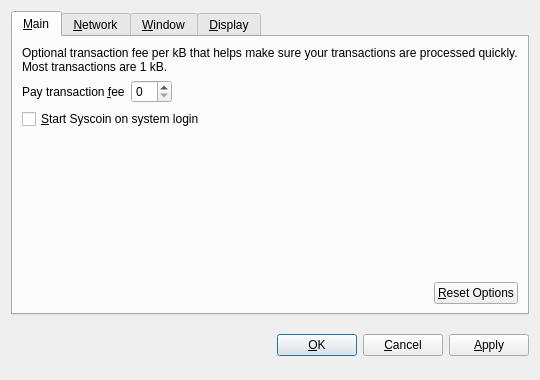
<?xml version="1.0" encoding="UTF-8"?>
<ui version="4.0">
 <class>OptionsDialog</class>
 <widget class="QDialog" name="OptionsDialog">
  <property name="geometry">
   <rect>
    <x>0</x>
    <y>0</y>
    <width>540</width>
    <height>380</height>
   </rect>
  </property>
  <property name="windowTitle">
   <string>Options</string>
  </property>
  <property name="modal">
   <bool>true</bool>
  </property>
  <layout class="QVBoxLayout" name="verticalLayout">
   <item>
    <widget class="QTabWidget" name="tabWidget">
     <property name="tabPosition">
      <enum>QTabWidget::North</enum>
     </property>
     <property name="currentIndex">
      <number>0</number>
     </property>
     <widget class="QWidget" name="tabMain">
      <attribute name="title">
       <string>&amp;Main</string>
      </attribute>
      <layout class="QVBoxLayout" name="verticalLayout_Main">
       <item>
        <widget class="QLabel" name="transactionFeeInfoLabel">
         <property name="text">
          <string>Optional transaction fee per kB that helps make sure your transactions are processed quickly. Most transactions are 1 kB.</string>
         </property>
         <property name="textFormat">
          <enum>Qt::PlainText</enum>
         </property>
         <property name="wordWrap">
          <bool>true</bool>
         </property>
        </widget>
       </item>
       <item>
        <layout class="QHBoxLayout" name="horizontalLayout_1_Main">
         <item>
          <widget class="QLabel" name="transactionFeeLabel">
           <property name="text">
            <string>Pay transaction &amp;fee</string>
           </property>
           <property name="textFormat">
            <enum>Qt::PlainText</enum>
           </property>
           <property name="buddy">
            <cstring>transactionFee</cstring>
           </property>
          </widget>
         </item>
         <item>
          <widget class="BitcoinAmountField" name="transactionFee"/>
         </item>
         <item>
          <spacer name="horizontalSpacer_1_Main">
           <property name="orientation">
            <enum>Qt::Horizontal</enum>
           </property>
           <property name="sizeHint" stdset="0">
            <size>
             <width>40</width>
             <height>20</height>
            </size>
           </property>
          </spacer>
         </item>
        </layout>
       </item>
       <item>
        <widget class="QCheckBox" name="bitcoinAtStartup">
         <property name="toolTip">
          <string>Automatically start Syscoin after logging in to the system.</string>
         </property>
         <property name="text">
          <string>&amp;Start Syscoin on system login</string>
         </property>
        </widget>
       </item>
       <item>
        <spacer name="verticalSpacer_Main">
         <property name="orientation">
          <enum>Qt::Vertical</enum>
         </property>
         <property name="sizeHint" stdset="0">
          <size>
           <width>20</width>
           <height>40</height>
          </size>
         </property>
        </spacer>
       </item>
       <item>
        <layout class="QHBoxLayout" name="horizontalLayout_2_Main">
         <item>
          <spacer name="horizontalSpacer_2_Main">
           <property name="orientation">
            <enum>Qt::Horizontal</enum>
           </property>
           <property name="sizeHint" stdset="0">
            <size>
             <width>40</width>
             <height>20</height>
            </size>
           </property>
          </spacer>
         </item>
         <item>
          <widget class="QPushButton" name="resetButton">
           <property name="toolTip">
            <string>Reset all client options to default.</string>
           </property>
           <property name="text">
            <string>&amp;Reset Options</string>
           </property>
           <property name="autoDefault">
            <bool>false</bool>
           </property>
          </widget>
         </item>
        </layout>
       </item>
      </layout>
     </widget>
     <widget class="QWidget" name="tabNetwork">
      <attribute name="title">
       <string>&amp;Network</string>
      </attribute>
      <layout class="QVBoxLayout" name="verticalLayout_Network">
       <item>
        <widget class="QCheckBox" name="mapPortUpnp">
         <property name="toolTip">
          <string>Automatically open the Syscoin client port on the router. This only works when your router supports UPnP and it is enabled.</string>
         </property>
         <property name="text">
          <string>Map port using &amp;UPnP</string>
         </property>
        </widget>
       </item>
       <item>
        <widget class="QCheckBox" name="connectSocks">
         <property name="toolTip">
          <string>Connect to the Syscoin network through a SOCKS proxy (e.g. when connecting through Tor).</string>
         </property>
         <property name="text">
          <string>&amp;Connect through SOCKS proxy:</string>
         </property>
        </widget>
       </item>
       <item>
        <layout class="QHBoxLayout" name="horizontalLayout_Network">
         <item>
          <widget class="QLabel" name="proxyIpLabel">
           <property name="text">
            <string>Proxy &amp;IP:</string>
           </property>
           <property name="textFormat">
            <enum>Qt::PlainText</enum>
           </property>
           <property name="buddy">
            <cstring>proxyIp</cstring>
           </property>
          </widget>
         </item>
         <item>
          <widget class="QValidatedLineEdit" name="proxyIp">
           <property name="maximumSize">
            <size>
             <width>140</width>
             <height>16777215</height>
            </size>
           </property>
           <property name="toolTip">
            <string>IP address of the proxy (e.g. 127.0.0.1)</string>
           </property>
          </widget>
         </item>
         <item>
          <widget class="QLabel" name="proxyPortLabel">
           <property name="text">
            <string>&amp;Port:</string>
           </property>
           <property name="textFormat">
            <enum>Qt::PlainText</enum>
           </property>
           <property name="buddy">
            <cstring>proxyPort</cstring>
           </property>
          </widget>
         </item>
         <item>
          <widget class="QLineEdit" name="proxyPort">
           <property name="maximumSize">
            <size>
             <width>55</width>
             <height>16777215</height>
            </size>
           </property>
           <property name="toolTip">
            <string>Port of the proxy (e.g. 9050)</string>
           </property>
          </widget>
         </item>
         <item>
          <widget class="QLabel" name="socksVersionLabel">
           <property name="text">
            <string>SOCKS &amp;Version:</string>
           </property>
           <property name="textFormat">
            <enum>Qt::PlainText</enum>
           </property>
           <property name="buddy">
            <cstring>socksVersion</cstring>
           </property>
          </widget>
         </item>
         <item>
          <widget class="QValueComboBox" name="socksVersion">
           <property name="toolTip">
            <string>SOCKS version of the proxy (e.g. 5)</string>
           </property>
          </widget>
         </item>
         <item>
          <spacer name="horizontalSpacer_Network">
           <property name="orientation">
            <enum>Qt::Horizontal</enum>
           </property>
           <property name="sizeHint" stdset="0">
            <size>
             <width>40</width>
             <height>20</height>
            </size>
           </property>
          </spacer>
         </item>
        </layout>
       </item>
       <item>
        <spacer name="verticalSpacer_Network">
         <property name="orientation">
          <enum>Qt::Vertical</enum>
         </property>
         <property name="sizeHint" stdset="0">
          <size>
           <width>20</width>
           <height>40</height>
          </size>
         </property>
        </spacer>
       </item>
      </layout>
     </widget>
     <widget class="QWidget" name="tabWindow">
      <attribute name="title">
       <string>&amp;Window</string>
      </attribute>
      <layout class="QVBoxLayout" name="verticalLayout_Window">
       <item>
        <widget class="QCheckBox" name="minimizeToTray">
         <property name="toolTip">
          <string>Show only a tray icon after minimizing the window.</string>
         </property>
         <property name="text">
          <string>&amp;Minimize to the tray instead of the taskbar</string>
         </property>
        </widget>
       </item>
       <item>
        <widget class="QCheckBox" name="minimizeOnClose">
         <property name="toolTip">
          <string>Minimize instead of exit the application when the window is closed. When this option is enabled, the application will be closed only after selecting Quit in the menu.</string>
         </property>
         <property name="text">
          <string>M&amp;inimize on close</string>
         </property>
        </widget>
       </item>
       <item>
        <spacer name="verticalSpacer_Window">
         <property name="orientation">
          <enum>Qt::Vertical</enum>
         </property>
         <property name="sizeHint" stdset="0">
          <size>
           <width>20</width>
           <height>40</height>
          </size>
         </property>
        </spacer>
       </item>
      </layout>
     </widget>
     <widget class="QWidget" name="tabDisplay">
      <attribute name="title">
       <string>&amp;Display</string>
      </attribute>
      <layout class="QVBoxLayout" name="verticalLayout_Display">
       <item>
        <layout class="QHBoxLayout" name="horizontalLayout_1_Display">
         <item>
          <widget class="QLabel" name="langLabel">
           <property name="text">
            <string>User Interface &amp;language:</string>
           </property>
           <property name="textFormat">
            <enum>Qt::PlainText</enum>
           </property>
           <property name="buddy">
            <cstring>lang</cstring>
           </property>
          </widget>
         </item>
         <item>
          <widget class="QValueComboBox" name="lang">
           <property name="toolTip">
            <string>The user interface language can be set here. This setting will take effect after restarting Syscoin.</string>
           </property>
          </widget>
         </item>
        </layout>
       </item>
       <item>
        <layout class="QHBoxLayout" name="horizontalLayout_2_Display">
         <item>
          <widget class="QLabel" name="unitLabel">
           <property name="text">
            <string>&amp;Unit to show amounts in:</string>
           </property>
           <property name="textFormat">
            <enum>Qt::PlainText</enum>
           </property>
           <property name="buddy">
            <cstring>unit</cstring>
           </property>
          </widget>
         </item>
         <item>
          <widget class="QValueComboBox" name="unit">
           <property name="toolTip">
            <string>Choose the default subdivision unit to show in the interface and when sending coins.</string>
           </property>
          </widget>
         </item>
        </layout>
       </item>
       <item>
        <widget class="QCheckBox" name="displayAddresses">
         <property name="toolTip">
          <string>Whether to show Syscoin addresses in the transaction list or not.</string>
         </property>
         <property name="text">
          <string>&amp;Display addresses in transaction list</string>
         </property>
        </widget>
       </item>
       <item>
        <widget class="QCheckBox" name="coinControlFeatures">
         <property name="toolTip">
          <string>Whether to show coin control features or not.</string>
         </property>
         <property name="text">
          <string>Display coin &amp;control features (experts only!)</string>
         </property>
        </widget>
       </item>
       <item>
        <spacer name="verticalSpacer_Display">
         <property name="orientation">
          <enum>Qt::Vertical</enum>
         </property>
         <property name="sizeHint" stdset="0">
          <size>
           <width>20</width>
           <height>40</height>
          </size>
         </property>
        </spacer>
       </item>
      </layout>
     </widget>
    </widget>
   </item>
   <item>
    <layout class="QHBoxLayout" name="horizontalLayout_Buttons">
     <item>
      <spacer name="horizontalSpacer_1">
       <property name="orientation">
        <enum>Qt::Horizontal</enum>
       </property>
       <property name="sizeHint" stdset="0">
        <size>
         <width>40</width>
         <height>48</height>
        </size>
       </property>
      </spacer>
     </item>
     <item>
      <widget class="QLabel" name="statusLabel">
       <property name="font">
        <font>
         <weight>75</weight>
         <bold>true</bold>
        </font>
       </property>
       <property name="text">
        <string/>
       </property>
       <property name="textFormat">
        <enum>Qt::PlainText</enum>
       </property>
       <property name="wordWrap">
        <bool>true</bool>
       </property>
      </widget>
     </item>
     <item>
      <spacer name="horizontalSpacer_2">
       <property name="orientation">
        <enum>Qt::Horizontal</enum>
       </property>
       <property name="sizeHint" stdset="0">
        <size>
         <width>40</width>
         <height>48</height>
        </size>
       </property>
      </spacer>
     </item>
     <item>
      <widget class="QPushButton" name="okButton">
       <property name="text">
        <string>&amp;OK</string>
       </property>
      </widget>
     </item>
     <item>
      <widget class="QPushButton" name="cancelButton">
       <property name="text">
        <string>&amp;Cancel</string>
       </property>
       <property name="autoDefault">
        <bool>false</bool>
       </property>
      </widget>
     </item>
     <item>
      <widget class="QPushButton" name="applyButton">
       <property name="text">
        <string>&amp;Apply</string>
       </property>
       <property name="autoDefault">
        <bool>false</bool>
       </property>
      </widget>
     </item>
    </layout>
   </item>
  </layout>
 </widget>
 <customwidgets>
  <customwidget>
   <class>BitcoinAmountField</class>
   <extends>QSpinBox</extends>
   <header>bitcoinamountfield.h</header>
  </customwidget>
  <customwidget>
   <class>QValueComboBox</class>
   <extends>QComboBox</extends>
   <header>qvaluecombobox.h</header>
  </customwidget>
  <customwidget>
   <class>QValidatedLineEdit</class>
   <extends>QLineEdit</extends>
   <header>qvalidatedlineedit.h</header>
  </customwidget>
 </customwidgets>
 <resources/>
 <connections/>
</ui>
